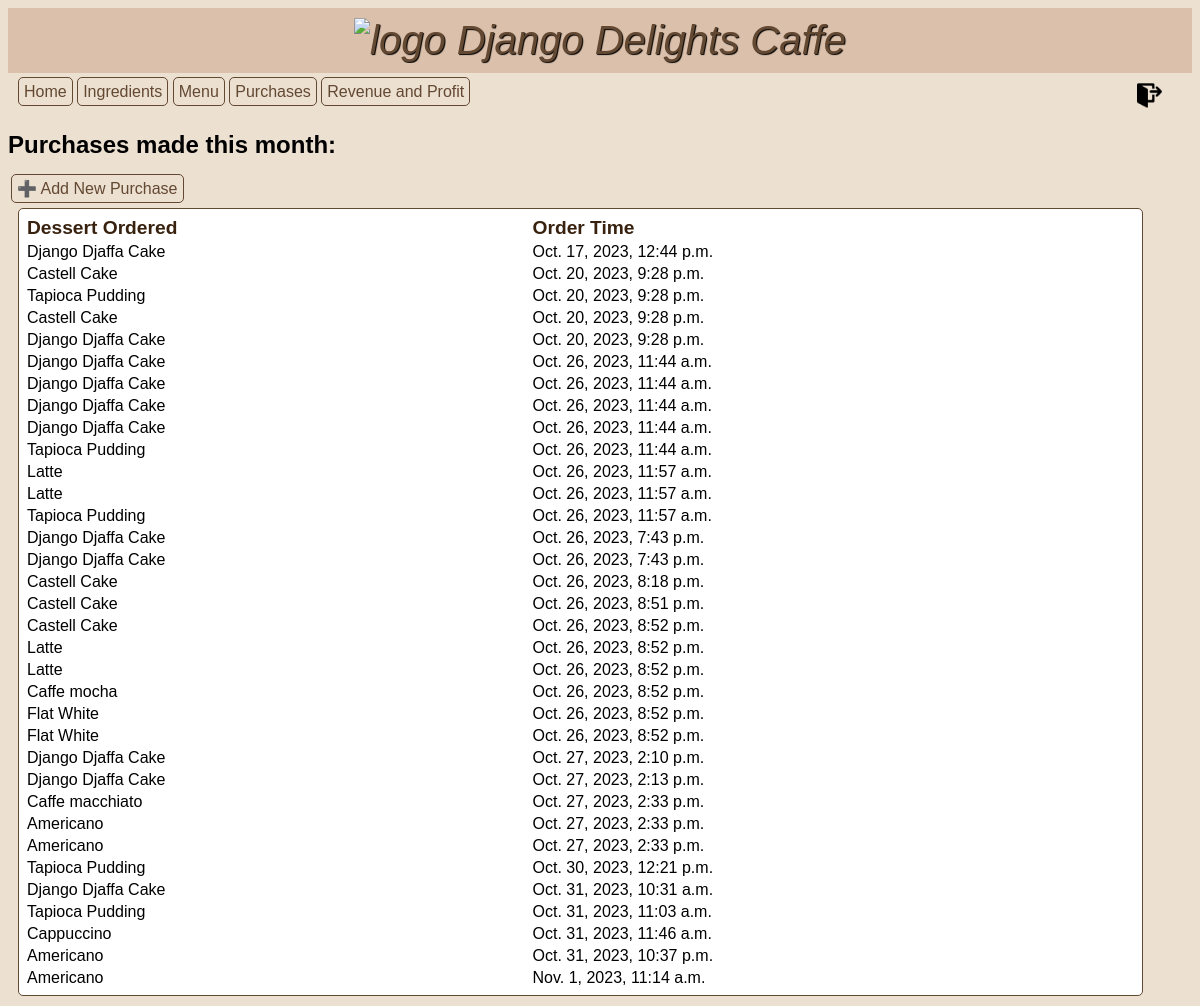
Page /purchases (signed in) on the committed database.
### inventory/models.py (models this page shows, shortened)
class Purchase(models.Model):
    menu_item = models.ForeignKey(
        MenuItem, on_delete=models.CASCADE, verbose_name="Menu Item"
    )
    timestamp = models.DateTimeField(
        default=datetime.now, blank=True, verbose_name="Order Time"
    )

class MenuItem(models.Model):
    title = models.CharField(max_length=50, verbose_name="Menu Item")
    price = models.FloatField(default=0.0, verbose_name="Price")
    image = models.ImageField(null=True, blank=True, upload_to="images/")

### inventory/views.py (the view)
# urls.py: path("purchases", views.PurchaseView.as_view(), name="purchases"),
class PurchaseView(LoginRequiredMixin, ListView):
    model = Purchase
    template_name = "inventory/purchases.html"
    def get_context_data(self):
        context = super().get_context_data()
        context["purchases"] = Purchase.objects.all()
        return context

### inventory/templates/inventory/purchases.html (shortened to what this page needs)
{% extends 'base.html' %} {% load static %} {% block content %}
<h2>Purchases made this month:</h2>
<div>
  <a class="add" href="{% url 'purchasecreate' %}">➕ Add New Purchase</a>
</div>
<table class>
  <thead>
    <tr class="table-heading">
      <th>Dessert Ordered</th>
      <th>Order Time</th>
    </tr>
  </thead>
  <tbody>
    {% for purchase in purchases %}
    <tr class="table-content">
      <td>{{ purchase.menu_item.title }}</td>
      <td>{{ purchase.timestamp }}</td>
    </tr>
    {% endfor %}
  </tbody>
</table>
{% endblock %}

### inventory/static/inventory/style.css (style rules this page uses)
body { font-family: Arial, Helvetica, sans-serif; background-color: #ece0d1; }
table { background-color: white; text-align: left; border: 1px; border-style: solid; border-color: #634832; border-radius: 5px; width: 95%; margin: 10px; padding: 5px; }
thead { color: #38220f; font-size: 1.2em; text-align: left; padding: 10px; border-style: solid; border-color: #634832; }
tbody { padding: 3px; }
.add { color: #634832; padding: 5px; margin: 3px; text-decoration: none; border: 1px; border-style: solid; border-color: #634832; border-radius: 5px; }

### rows in the picture
Purchase: menu_item "Django Djaffa Cake", timestamp "Oct. 17, 2023, 12:44 p.m."
Purchase: menu_item "Castell Cake", timestamp "Oct. 20, 2023, 9:28 p.m."
Purchase: menu_item "Tapioca Pudding", timestamp "Oct. 20, 2023, 9:28 p.m."
Purchase: menu_item "Castell Cake", timestamp "Oct. 20, 2023, 9:28 p.m."
Purchase: menu_item "Django Djaffa Cake", timestamp "Oct. 20, 2023, 9:28 p.m."
Purchase: menu_item "Django Djaffa Cake", timestamp "Oct. 26, 2023, 11:44 a.m."
Purchase: menu_item "Django Djaffa Cake", timestamp "Oct. 26, 2023, 11:44 a.m."
Purchase: menu_item "Django Djaffa Cake", timestamp "Oct. 26, 2023, 11:44 a.m."
Purchase: menu_item "Django Djaffa Cake", timestamp "Oct. 26, 2023, 11:44 a.m."
Purchase: menu_item "Tapioca Pudding", timestamp "Oct. 26, 2023, 11:44 a.m."
Purchase: menu_item "Latte", timestamp "Oct. 26, 2023, 11:57 a.m."
Purchase: menu_item "Latte", timestamp "Oct. 26, 2023, 11:57 a.m."
Purchase: menu_item "Tapioca Pudding", timestamp "Oct. 26, 2023, 11:57 a.m."
Purchase: menu_item "Django Djaffa Cake", timestamp "Oct. 26, 2023, 7:43 p.m."
Purchase: menu_item "Django Djaffa Cake", timestamp "Oct. 26, 2023, 7:43 p.m."
Purchase: menu_item "Castell Cake", timestamp "Oct. 26, 2023, 8:18 p.m."
Purchase: menu_item "Castell Cake", timestamp "Oct. 26, 2023, 8:51 p.m."
Purchase: menu_item "Castell Cake", timestamp "Oct. 26, 2023, 8:52 p.m."
Purchase: menu_item "Latte", timestamp "Oct. 26, 2023, 8:52 p.m."
Purchase: menu_item "Latte", timestamp "Oct. 26, 2023, 8:52 p.m."
Purchase: menu_item "Caffe mocha", timestamp "Oct. 26, 2023, 8:52 p.m."
Purchase: menu_item "Flat White", timestamp "Oct. 26, 2023, 8:52 p.m."
Purchase: menu_item "Flat White", timestamp "Oct. 26, 2023, 8:52 p.m."
Purchase: menu_item "Django Djaffa Cake", timestamp "Oct. 27, 2023, 2:10 p.m."
Purchase: menu_item "Django Djaffa Cake", timestamp "Oct. 27, 2023, 2:13 p.m."
Purchase: menu_item "Caffe macchiato", timestamp "Oct. 27, 2023, 2:33 p.m."
Purchase: menu_item "Americano", timestamp "Oct. 27, 2023, 2:33 p.m."
Purchase: menu_item "Americano", timestamp "Oct. 27, 2023, 2:33 p.m."
Purchase: menu_item "Tapioca Pudding", timestamp "Oct. 30, 2023, 12:21 p.m."
Purchase: menu_item "Django Djaffa Cake", timestamp "Oct. 31, 2023, 10:31 a.m."
Purchase: menu_item "Tapioca Pudding", timestamp "Oct. 31, 2023, 11:03 a.m."
Purchase: menu_item "Cappuccino", timestamp "Oct. 31, 2023, 11:46 a.m."
Purchase: menu_item "Americano", timestamp "Oct. 31, 2023, 10:37 p.m."
Purchase: menu_item "Americano", timestamp "Nov. 1, 2023, 11:14 a.m."
